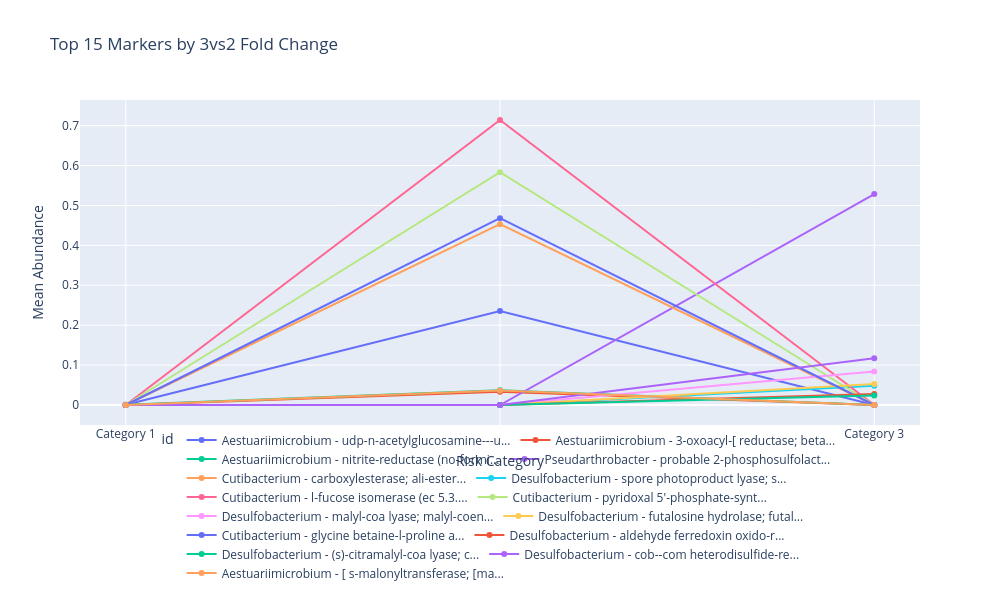

This figure's notebook cell:
### Markdown cell above
# 4. Proteins 
## 4.1. Protein Abundance Trajectories across risk categories

### Code cell
import pandas as pd
import numpy as np
import plotly.express as px

def plot_fold_change_trajectories(marker_group, top_n=20, fold_change_type='3vs1'):
    """
    Creates a line chart showing protein abundance trajectories across risk categories,
    specifically for markers with significant fold changes.
    
    Parameters:
        marker_group: DataFrame containing marker data (any group, like balanced_markers)
        top_n: Number of top markers to display
        fold_change_type: Type of fold change to sort by ('3vs1', '3vs2', or '2vs1')
        
    Returns:
        Plotly figure object with the trajectory plot
    """
    # Make a copy to avoid modifying the original
    markers_df = marker_group.copy()
    
    # Ensure necessary columns exist
    required_cols = ['protein_name', 'Genus', 'mean_cat1', 'mean_cat2', 'mean_cat3']
    for col in required_cols:
        if col not in markers_df.columns:
            raise ValueError(f"Required column '{col}' not found in the data")
    
    # Calculate fold changes with pseudocounts if not already in the data
    min_threshold = 0.01  # Prevent extreme ratios
    
    if f'fold_change_{fold_change_type}' not in markers_df.columns:
        if fold_change_type == '3vs1':
            markers_df['fold_change_3vs1'] = (markers_df['mean_cat3'] + min_threshold) / (markers_df['mean_cat1'] + min_threshold)
            markers_df['log2fc_3vs1'] = np.log2(markers_df['fold_change_3vs1'])
        elif fold_change_type == '3vs2':
            markers_df['fold_change_3vs2'] = (markers_df['mean_cat3'] + min_threshold) / (markers_df['mean_cat2'] + min_threshold)
            markers_df['log2fc_3vs2'] = np.log2(markers_df['fold_change_3vs2'])
        elif fold_change_type == '2vs1':
            markers_df['fold_change_2vs1'] = (markers_df['mean_cat2'] + min_threshold) / (markers_df['mean_cat1'] + min_threshold)
            markers_df['log2fc_2vs1'] = np.log2(markers_df['fold_change_2vs1'])
    
    # Calculate pattern if not already in data
    if 'pattern' not in markers_df.columns:
        # Pattern is "increasing" if Cat1 < Cat2 < Cat3
        markers_df['is_increasing'] = (
            (markers_df['mean_cat1'] < markers_df['mean_cat2']) &
            (markers_df['mean_cat2'] < markers_df['mean_cat3'])
        )
        
        # Pattern is "decreasing" if Cat1 > Cat2 > Cat3
        markers_df['is_decreasing'] = (
            (markers_df['mean_cat1'] > markers_df['mean_cat2']) &
            (markers_df['mean_cat2'] > markers_df['mean_cat3'])
        )
        
        # Set pattern based on trajectory
        markers_df['pattern'] = 'other'
        markers_df.loc[markers_df['is_increasing'], 'pattern'] = 'increasing'
        markers_df.loc[markers_df['is_decreasing'], 'pattern'] = 'decreasing'
    
    # Sort by fold change magnitude (absolute value) for the specified comparison
    log2fc_col = f'log2fc_{fold_change_type}'
    markers_df['abs_log2fc'] = markers_df[log2fc_col].abs() if log2fc_col in markers_df.columns else 0
    
    # Select top markers by fold change magnitude
    top_markers = markers_df.sort_values('abs_log2fc', ascending=False).head(top_n)
    
    # Prepare data for trajectories
    trajectories = []
    for i, row in top_markers.iterrows():
        # Create shorter, more readable labels
        protein_name = row['protein_name']
        if isinstance(protein_name, str) and len(protein_name) > 30:
            protein_name = protein_name[:27] + "..."
        
        # Add genus for better identification
        label = f"{row['Genus']} - {protein_name}"
        
        # Get fold change and direction for hovering
        fold_change = row.get(f'fold_change_{fold_change_type}', 0)
        log2fc = row.get(log2fc_col, 0)
        
        # Create trajectory point
        trajectory = {
            'id': label,
            'Category 1': row['mean_cat1'],
            'Category 2': row['mean_cat2'],
            'Category 3': row['mean_cat3'],
            'pattern': row['pattern'],
            'fold_change': f"{fold_change:.2f}x",
            'log2fc': f"{log2fc:.2f}"
        }
        
        # Add combined score if available
        if 'combined_score' in row:
            trajectory['score'] = row['combined_score']
            
        trajectories.append(trajectory)
    
    # Convert to DataFrame
    traj_df = pd.DataFrame(trajectories)
    
    # Determine if we need the score column for hovering
    hover_data = ['pattern', 'fold_change', 'log2fc']
    if 'score' in traj_df.columns:
        hover_data.append('score')
    
    # Melt for plotting
    melted = pd.melt(
        traj_df,
        id_vars=['id'] + hover_data,
        value_vars=['Category 1', 'Category 2', 'Category 3'],
        var_name='category',
        value_name='abundance'
    )
    
    # Map categories to numeric values for plotting
    melted['category_num'] = melted['category'].map({
        'Category 1': 1,
        'Category 2': 2,
        'Category 3': 3
    })
    
    # Create line chart
    fig = px.line(
        melted,
        x='category_num',
        y='abundance',
        color='id',
        line_group='id',
        hover_data=hover_data,
        markers=True,
        title=f'Top {top_n} Markers by {fold_change_type} Fold Change',
        labels={'category_num': 'Risk Category', 'abundance': 'Mean Abundance'},
        height=600,
        width=1000
    )
    
    # Update x-axis
    fig.update_xaxes(
        tickvals=[1, 2, 3],
        ticktext=['Category 1', 'Category 2', 'Category 3']
    )
    
    # Place legend at the bottom of the chart
    fig.update_layout(
        legend=dict(
            orientation="h",  # horizontal orientation
            yanchor="bottom",
            y=-0.5,  # position below the plot
            xanchor="center",
            x=0.5  # centered horizontally
        ),
        margin=dict(
            b=150  # add bottom margin to accommodate the legend
        )
    )
    
    return fig

plot_fold_change_trajectories(high_synergy_markers, top_n=15, fold_change_type='3vs2')

### Figure 1 — Plotly figure (JSON) as saved in the notebook; plotly's stock layout.template omitted (floating-point values rounded to 4 significant figures)
{"data": [{"customdata": [["other", "0.00x", "-10.00", 51.42], ["other", "0.00x", "-10.00", 51.42], ["other", "0.00x", "-10.00", 51.42]], "hovertemplate": "id=Aestuariimicrobium - udp-n-acetylglucosamine---u...<br>Risk Category=%{x}<br>Mean Abundance=%{y}<br>pattern=%{customdata[0]}<br>fold_change=%{customdata[1]}<br>log2fc=%{customdata[2]}<br>score=%{customdata[3]}<extra></extra>", "legendgroup": "Aestuariimicrobium - udp-n-acetylglucosamine---u...", "line": {"color": "#636efa", "dash": "solid"}, "marker": {"symbol": "circle"}, "mode": "lines+markers", "name": "Aestuariimicrobium - udp-n-acetylglucosamine---u...", "orientation": "v", "showlegend": true, "type": "scatter", "x": [1, 2, 3], "xaxis": "x", "y": [0.0004957, 0.2356, 0], "yaxis": "y"}, {"customdata": [["other", "0.00x", "-10.00", 51.49], ["other", "0.00x", "-10.00", 51.49], ["other", "0.00x", "-10.00", 51.49]], "hovertemplate": "id=Aestuariimicrobium - 3-oxoacyl-[ reductase; beta...<br>Risk Category=%{x}<br>Mean Abundance=%{y}<br>pattern=%{customdata[0]}<br>fold_change=%{customdata[1]}<br>log2fc=%{customdata[2]}<br>score=%{customdata[3]}<extra></extra>", "legendgroup": "Aestuariimicrobium - 3-oxoacyl-[ reductase; beta...", "line": {"color": "#EF553B", "dash": "solid"}, "marker": {"symbol": "circle"}, "mode": "lines+markers", "name": "Aestuariimicrobium - 3-oxoacyl-[ reductase; beta...", "orientation": "v", "showlegend": true, "type": "scatter", "x": [1, 2, 3], "xaxis": "x", "y": [0.0001412, 0.03323, 0], "yaxis": "y"}, {"customdata": [["other", "0.00x", "-10.00", 50.68], ["other", "0.00x", "-10.00", 50.68], ["other", "0.00x", "-10.00", 50.68]], "hovertemplate": "id=Aestuariimicrobium - nitrite-reductase (no-formi...<br>Risk Category=%{x}<br>Mean Abundance=%{y}<br>pattern=%{customdata[0]}<br>fold_change=%{customdata[1]}<br>log2fc=%{customdata[2]}<br>score=%{customdata[3]}<extra></extra>", "legendgroup": "Aestuariimicrobium - nitrite-reductase (no-formi...", "line": {"color": "#00cc96", "dash": "solid"}, "marker": {"symbol": "circle"}, "mode": "lines+markers", "name": "Aestuariimicrobium - nitrite-reductase (no-formi...", "orientation": "v", "showlegend": true, "type": "scatter", "x": [1, 2, 3], "xaxis": "x", "y": [0.0004227, 0.03719, 0], "yaxis": "y"}, {"customdata": [["other", "52869.53x", "10.00", 49.68], ["other", "52869.53x", "10.00", 49.68], ["other", "52869.53x", "10.00", 49.68]], "hovertemplate": "id=Pseudarthrobacter - probable 2-phosphosulfolact...<br>Risk Category=%{x}<br>Mean Abundance=%{y}<br>pattern=%{customdata[0]}<br>fold_change=%{customdata[1]}<br>log2fc=%{customdata[2]}<br>score=%{customdata[3]}<extra></extra>", "legendgroup": "Pseudarthrobacter - probable 2-phosphosulfolact...", "line": {"color": "#ab63fa", "dash": "solid"}, "marker": {"symbol": "circle"}, "mode": "lines+markers", "name": "Pseudarthrobacter - probable 2-phosphosulfolact...", "orientation": "v", "showlegend": true, "type": "scatter", "x": [1, 2, 3], "xaxis": "x", "y": [0, 0, 0.5287], "yaxis": "y"}, {"customdata": [["other", "0.00x", "-10.00", 44.76], ["other", "0.00x", "-10.00", 44.76], ["other", "0.00x", "-10.00", 44.76]], "hovertemplate": "id=Cutibacterium - carboxylesterase; ali-ester...<br>Risk Category=%{x}<br>Mean Abundance=%{y}<br>pattern=%{customdata[0]}<br>fold_change=%{customdata[1]}<br>log2fc=%{customdata[2]}<br>score=%{customdata[3]}<extra></extra>", "legendgroup": "Cutibacterium - carboxylesterase; ali-ester...", "line": {"color": "#FFA15A", "dash": "solid"}, "marker": {"symbol": "circle"}, "mode": "lines+markers", "name": "Cutibacterium - carboxylesterase; ali-ester...", "orientation": "v", "showlegend": true, "type": "scatter", "x": [1, 2, 3], "xaxis": "x", "y": [0, 0.4532, 0], "yaxis": "y"}, {"customdata": [["other", "4794.71x", "10.00", 44.09], ["other", "4794.71x", "10.00", 44.09], ["other", "4794.71x", "10.00", 44.09]], "hovertemplate": "id=Desulfobacterium - spore photoproduct lyase; s...<br>Risk Category=%{x}<br>Mean Abundance=%{y}<br>pattern=%{customdata[0]}<br>fold_change=%{customdata[1]}<br>log2fc=%{customdata[2]}<br>score=%{customdata[3]}<extra></extra>", "legendgroup": "Desulfobacterium - spore photoproduct lyase; s...", "line": {"color": "#19d3f3", "dash": "solid"}, "marker": {"symbol": "circle"}, "mode": "lines+markers", "name": "Desulfobacterium - spore photoproduct lyase; s...", "orientation": "v", "showlegend": true, "type": "scatter", "x": [1, 2, 3], "xaxis": "x", "y": [0, 0, 0.04794], "yaxis": "y"}, {"customdata": [["other", "0.00x", "-10.00", 37.23], ["other", "0.00x", "-10.00", 37.23], ["other", "0.00x", "-10.00", 37.23]], "hovertemplate": "id=Cutibacterium - l-fucose isomerase (ec 5.3....<br>Risk Category=%{x}<br>Mean Abundance=%{y}<br>pattern=%{customdata[0]}<br>fold_change=%{customdata[1]}<br>log2fc=%{customdata[2]}<br>score=%{customdata[3]}<extra></extra>", "legendgroup": "Cutibacterium - l-fucose isomerase (ec 5.3....", "line": {"color": "#FF6692", "dash": "solid"}, "marker": {"symbol": "circle"}, "mode": "lines+markers", "name": "Cutibacterium - l-fucose isomerase (ec 5.3....", "orientation": "v", "showlegend": true, "type": "scatter", "x": [1, 2, 3], "xaxis": "x", "y": [0, 0.7141, 0], "yaxis": "y"}, {"customdata": [["other", "0.00x", "-10.00", 40.81], ["other", "0.00x", "-10.00", 40.81], ["other", "0.00x", "-10.00", 40.81]], "hovertemplate": "id=Cutibacterium - pyridoxal 5'-phosphate-synt...<br>Risk Category=%{x}<br>Mean Abundance=%{y}<br>pattern=%{customdata[0]}<br>fold_change=%{customdata[1]}<br>log2fc=%{customdata[2]}<br>score=%{customdata[3]}<extra></extra>", "legendgroup": "Cutibacterium - pyridoxal 5'-phosphate-synt...", "line": {"color": "#B6E880", "dash": "solid"}, "marker": {"symbol": "circle"}, "mode": "lines+markers", "name": "Cutibacterium - pyridoxal 5'-phosphate-synt...", "orientation": "v", "showlegend": true, "type": "scatter", "x": [1, 2, 3], "xaxis": "x", "y": [0, 0.5833, 0], "yaxis": "y"}, {"customdata": [["other", "8378.39x", "10.00", 49.96], ["other", "8378.39x", "10.00", 49.96], ["other", "8378.39x", "10.00", 49.96]], "hovertemplate": "id=Desulfobacterium - malyl-coa lyase; malyl-coen...<br>Risk Category=%{x}<br>Mean Abundance=%{y}<br>pattern=%{customdata[0]}<br>fold_change=%{customdata[1]}<br>log2fc=%{customdata[2]}<br>score=%{customdata[3]}<extra></extra>", "legendgroup": "Desulfobacterium - malyl-coa lyase; malyl-coen...", "line": {"color": "#FF97FF", "dash": "solid"}, "marker": {"symbol": "circle"}, "mode": "lines+markers", "name": "Desulfobacterium - malyl-coa lyase; malyl-coen...", "orientation": "v", "showlegend": true, "type": "scatter", "x": [1, 2, 3], "xaxis": "x", "y": [0, 0, 0.08377], "yaxis": "y"}, {"customdata": [["other", "5287.12x", "10.00", 43.72], ["other", "5287.12x", "10.00", 43.72], ["other", "5287.12x", "10.00", 43.72]], "hovertemplate": "id=Desulfobacterium - futalosine hydrolase; futal...<br>Risk Category=%{x}<br>Mean Abundance=%{y}<br>pattern=%{customdata[0]}<br>fold_change=%{customdata[1]}<br>log2fc=%{customdata[2]}<br>score=%{customdata[3]}<extra></extra>", "legendgroup": "Desulfobacterium - futalosine hydrolase; futal...", "line": {"color": "#FECB52", "dash": "solid"}, "marker": {"symbol": "circle"}, "mode": "lines+markers", "name": "Desulfobacterium - futalosine hydrolase; futal...", "orientation": "v", "showlegend": true, "type": "scatter", "x": [1, 2, 3], "xaxis": "x", "y": [0, 0, 0.05286], "yaxis": "y"}, {"customdata": [["other", "0.00x", "-10.00", 37.68], ["other", "0.00x", "-10.00", 37.68], ["other", "0.00x", "-10.00", 37.68]], "hovertemplate": "id=Cutibacterium - glycine betaine-l-proline a...<br>Risk Category=%{x}<br>Mean Abundance=%{y}<br>pattern=%{customdata[0]}<br>fold_change=%{customdata[1]}<br>log2fc=%{customdata[2]}<br>score=%{customdata[3]}<extra></extra>", "legendgroup": "Cutibacterium - glycine betaine-l-proline a...", "line": {"color": "#636efa", "dash": "solid"}, "marker": {"symbol": "circle"}, "mode": "lines+markers", "name": "Cutibacterium - glycine betaine-l-proline a...", "orientation": "v", "showlegend": true, "type": "scatter", "x": [1, 2, 3], "xaxis": "x", "y": [0, 0.4683, 0], "yaxis": "y"}, {"customdata": [["other", "2745.54x", "10.00", 37.77], ["other", "2745.54x", "10.00", 37.77], ["other", "2745.54x", "10.00", 37.77]], "hovertemplate": "id=Desulfobacterium - aldehyde ferredoxin oxido-r...<br>Risk Category=%{x}<br>Mean Abundance=%{y}<br>pattern=%{customdata[0]}<br>fold_change=%{customdata[1]}<br>log2fc=%{customdata[2]}<br>score=%{customdata[3]}<extra></extra>", "legendgroup": "Desulfobacterium - aldehyde ferredoxin oxido-r...", "line": {"color": "#EF553B", "dash": "solid"}, "marker": {"symbol": "circle"}, "mode": "lines+markers", "name": "Desulfobacterium - aldehyde ferredoxin oxido-r...", "orientation": "v", "showlegend": true, "type": "scatter", "x": [1, 2, 3], "xaxis": "x", "y": [0, 0, 0.02745], "yaxis": "y"}, {"customdata": [["other", "2398.63x", "10.00", 50.08], ["other", "2398.63x", "10.00", 50.08], ["other", "2398.63x", "10.00", 50.08]], "hovertemplate": "id=Desulfobacterium - (s)-citramalyl-coa lyase; c...<br>Risk Category=%{x}<br>Mean Abundance=%{y}<br>pattern=%{customdata[0]}<br>fold_change=%{customdata[1]}<br>log2fc=%{customdata[2]}<br>score=%{customdata[3]}<extra></extra>", "legendgroup": "Desulfobacterium - (s)-citramalyl-coa lyase; c...", "line": {"color": "#00cc96", "dash": "solid"}, "marker": {"symbol": "circle"}, "mode": "lines+markers", "name": "Desulfobacterium - (s)-citramalyl-coa lyase; c...", "orientation": "v", "showlegend": true, "type": "scatter", "x": [1, 2, 3], "xaxis": "x", "y": [0, 0, 0.02398], "yaxis": "y"}, {"customdata": [["other", "11715.68x", "10.00", 42.52], ["other", "11715.68x", "10.00", 42.52], ["other", "11715.68x", "10.00", 42.52]], "hovertemplate": "id=Desulfobacterium - cob--com heterodisulfide-re...<br>Risk Category=%{x}<br>Mean Abundance=%{y}<br>pattern=%{customdata[0]}<br>fold_change=%{customdata[1]}<br>log2fc=%{customdata[2]}<br>score=%{customdata[3]}<extra></extra>", "legendgroup": "Desulfobacterium - cob--com heterodisulfide-re...", "line": {"color": "#ab63fa", "dash": "solid"}, "marker": {"symbol": "circle"}, "mode": "lines+markers", "name": "Desulfobacterium - cob--com heterodisulfide-re...", "orientation": "v", "showlegend": true, "type": "scatter", "x": [1, 2, 3], "xaxis": "x", "y": [0, 0, 0.1171], "yaxis": "y"}, {"customdata": [["other", "0.00x", "-10.00", 50.1], ["other", "0.00x", "-10.00", 50.1], ["other", "0.00x", "-10.00", 50.1]], "hovertemplate": "id=Aestuariimicrobium - [ s-malonyltransferase; [ma...<br>Risk Category=%{x}<br>Mean Abundance=%{y}<br>pattern=%{customdata[0]}<br>fold_change=%{customdata[1]}<br>log2fc=%{customdata[2]}<br>score=%{customdata[3]}<extra></extra>", "legendgroup": "Aestuariimicrobium - [ s-malonyltransferase; [ma...", "line": {"color": "#FFA15A", "dash": "solid"}, "marker": {"symbol": "circle"}, "mode": "lines+markers", "name": "Aestuariimicrobium - [ s-malonyltransferase; [ma...", "orientation": "v", "showlegend": true, "type": "scatter", "x": [1, 2, 3], "xaxis": "x", "y": [0.00017, 0.03628, 0], "yaxis": "y"}], "layout": {"height": 600, "legend": {"orientation": "h", "title": {"text": "id"}, "tracegroupgap": 0, "x": 0.5, "xanchor": "center", "y": -0.5, "yanchor": "bottom"}, "margin": {"b": 150}, "title": {"text": "Top 15 Markers by 3vs2 Fold Change"}, "width": 1000, "xaxis": {"anchor": "y", "domain": [0, 1], "ticktext": ["Category 1", "Category 2", "Category 3"], "tickvals": [1, 2, 3], "title": {"text": "Risk Category"}}, "yaxis": {"anchor": "x", "domain": [0, 1], "title": {"text": "Mean Abundance"}}}}
